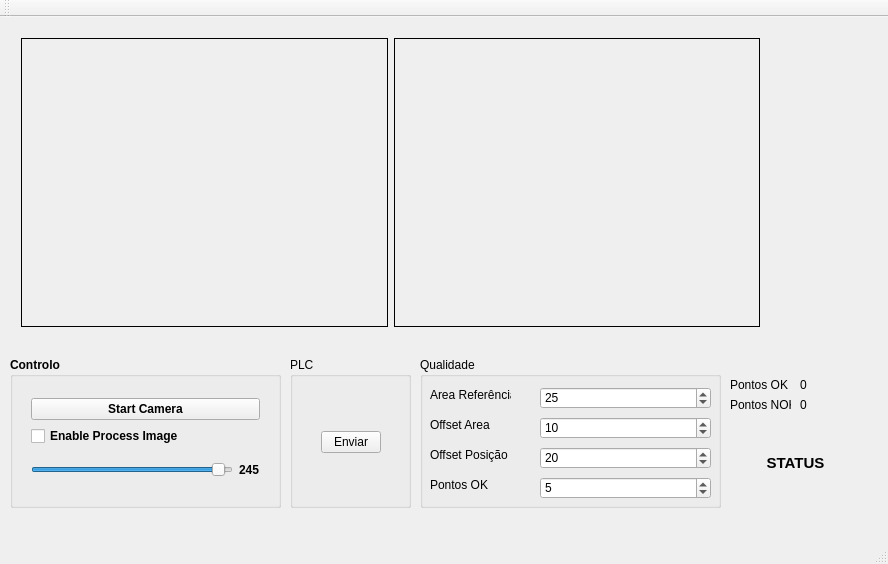
<?xml version="1.0" encoding="UTF-8"?>
<ui version="4.0">
 <class>MainWindow</class>
 <widget class="QMainWindow" name="MainWindow">
  <property name="geometry">
   <rect>
    <x>0</x>
    <y>0</y>
    <width>888</width>
    <height>564</height>
   </rect>
  </property>
  <property name="windowTitle">
   <string>Laboratórios Integrados 2</string>
  </property>
  <property name="layoutDirection">
   <enum>Qt::LeftToRight</enum>
  </property>
  <property name="autoFillBackground">
   <bool>false</bool>
  </property>
  <widget class="QWidget" name="centralWidget">
   <widget class="QWidget" name="layoutWidget">
    <property name="geometry">
     <rect>
      <x>10</x>
      <y>10</y>
      <width>761</width>
      <height>311</height>
     </rect>
    </property>
    <layout class="QHBoxLayout" name="horizontalLayout">
     <item>
      <widget class="QLabel" name="labelView_2">
       <property name="styleSheet">
        <string notr="true">border: 1px solid;</string>
       </property>
       <property name="text">
        <string/>
       </property>
       <property name="scaledContents">
        <bool>true</bool>
       </property>
      </widget>
     </item>
     <item>
      <widget class="QLabel" name="labelView">
       <property name="styleSheet">
        <string notr="true">border: 1px solid;</string>
       </property>
       <property name="text">
        <string/>
       </property>
       <property name="scaledContents">
        <bool>true</bool>
       </property>
      </widget>
     </item>
    </layout>
   </widget>
   <widget class="QGroupBox" name="groupBox_3">
    <property name="geometry">
     <rect>
      <x>10</x>
      <y>340</y>
      <width>271</width>
      <height>151</height>
     </rect>
    </property>
    <property name="font">
     <font>
      <family>Nirmala UI</family>
      <weight>75</weight>
      <bold>true</bold>
      <kerning>false</kerning>
     </font>
    </property>
    <property name="statusTip">
     <string/>
    </property>
    <property name="title">
     <string notr="true">Controlo</string>
    </property>
    <property name="flat">
     <bool>false</bool>
    </property>
    <widget class="QWidget" name="layoutWidget">
     <property name="geometry">
      <rect>
       <x>10</x>
       <y>30</y>
       <width>251</width>
       <height>111</height>
      </rect>
     </property>
     <layout class="QVBoxLayout" name="verticalLayout">
      <item>
       <layout class="QHBoxLayout" name="horizontalLayout_5">
        <property name="spacing">
         <number>5</number>
        </property>
        <item>
         <widget class="QPushButton" name="pushButtonPlay">
          <property name="text">
           <string>Start Camera</string>
          </property>
         </widget>
        </item>
       </layout>
      </item>
      <item>
       <layout class="QHBoxLayout" name="horizontalLayout_14">
        <item>
         <widget class="QCheckBox" name="cbProcessImage">
          <property name="text">
           <string>Enable Process Image</string>
          </property>
         </widget>
        </item>
       </layout>
      </item>
      <item>
       <layout class="QHBoxLayout" name="horizontalLayout_2">
        <item>
         <widget class="QSlider" name="hsldThreshold">
          <property name="maximum">
           <number>255</number>
          </property>
          <property name="value">
           <number>245</number>
          </property>
          <property name="orientation">
           <enum>Qt::Horizontal</enum>
          </property>
         </widget>
        </item>
        <item>
         <widget class="QLabel" name="lblThresholdValue">
          <property name="text">
           <string>245</string>
          </property>
         </widget>
        </item>
       </layout>
      </item>
     </layout>
    </widget>
   </widget>
   <widget class="QGroupBox" name="groupBox">
    <property name="geometry">
     <rect>
      <x>290</x>
      <y>340</y>
      <width>121</width>
      <height>151</height>
     </rect>
    </property>
    <property name="title">
     <string>PLC</string>
    </property>
    <widget class="QWidget" name="horizontalLayoutWidget">
     <property name="geometry">
      <rect>
       <x>20</x>
       <y>30</y>
       <width>82</width>
       <height>111</height>
      </rect>
     </property>
     <layout class="QHBoxLayout" name="horizontalLayout_3">
      <item>
       <widget class="QPushButton" name="btnSendUDP">
        <property name="enabled">
         <bool>true</bool>
        </property>
        <property name="text">
         <string>Enviar</string>
        </property>
       </widget>
      </item>
     </layout>
    </widget>
   </widget>
   <widget class="QGroupBox" name="Qualidade">
    <property name="geometry">
     <rect>
      <x>420</x>
      <y>340</y>
      <width>301</width>
      <height>151</height>
     </rect>
    </property>
    <property name="title">
     <string>Qualidade</string>
    </property>
    <widget class="QLabel" name="label">
     <property name="geometry">
      <rect>
       <x>10</x>
       <y>30</y>
       <width>81</width>
       <height>16</height>
      </rect>
     </property>
     <property name="text">
      <string>Area Referência</string>
     </property>
    </widget>
    <widget class="QLabel" name="label_2">
     <property name="geometry">
      <rect>
       <x>10</x>
       <y>60</y>
       <width>81</width>
       <height>16</height>
      </rect>
     </property>
     <property name="text">
      <string>Offset Area</string>
     </property>
    </widget>
    <widget class="QLabel" name="label_3">
     <property name="geometry">
      <rect>
       <x>10</x>
       <y>90</y>
       <width>81</width>
       <height>16</height>
      </rect>
     </property>
     <property name="text">
      <string>Offset Posição</string>
     </property>
    </widget>
    <widget class="QLabel" name="label_4">
     <property name="geometry">
      <rect>
       <x>10</x>
       <y>120</y>
       <width>71</width>
       <height>16</height>
      </rect>
     </property>
     <property name="text">
      <string>Pontos OK</string>
     </property>
    </widget>
    <widget class="QSpinBox" name="sboxAreaRef">
     <property name="geometry">
      <rect>
       <x>120</x>
       <y>30</y>
       <width>171</width>
       <height>22</height>
      </rect>
     </property>
     <property name="value">
      <number>25</number>
     </property>
    </widget>
    <widget class="QSpinBox" name="sboxAreaOffset">
     <property name="geometry">
      <rect>
       <x>120</x>
       <y>60</y>
       <width>171</width>
       <height>22</height>
      </rect>
     </property>
     <property name="value">
      <number>10</number>
     </property>
    </widget>
    <widget class="QSpinBox" name="sboxPosition">
     <property name="geometry">
      <rect>
       <x>120</x>
       <y>90</y>
       <width>171</width>
       <height>22</height>
      </rect>
     </property>
     <property name="value">
      <number>20</number>
     </property>
    </widget>
    <widget class="QSpinBox" name="sboxPontoOK">
     <property name="geometry">
      <rect>
       <x>120</x>
       <y>120</y>
       <width>171</width>
       <height>22</height>
      </rect>
     </property>
     <property name="value">
      <number>5</number>
     </property>
    </widget>
   </widget>
   <widget class="QLabel" name="lbl_Status">
    <property name="geometry">
     <rect>
      <x>740</x>
      <y>410</y>
      <width>111</width>
      <height>71</height>
     </rect>
    </property>
    <property name="font">
     <font>
      <pointsize>11</pointsize>
      <weight>75</weight>
      <bold>true</bold>
     </font>
    </property>
    <property name="text">
     <string>STATUS</string>
    </property>
    <property name="alignment">
     <set>Qt::AlignCenter</set>
    </property>
   </widget>
   <widget class="QLabel" name="label_5">
    <property name="geometry">
     <rect>
      <x>730</x>
      <y>360</y>
      <width>61</width>
      <height>16</height>
     </rect>
    </property>
    <property name="text">
     <string>Pontos OK</string>
    </property>
   </widget>
   <widget class="QLabel" name="label_6">
    <property name="geometry">
     <rect>
      <x>730</x>
      <y>380</y>
      <width>61</width>
      <height>16</height>
     </rect>
    </property>
    <property name="text">
     <string>Pontos NOK</string>
    </property>
   </widget>
   <widget class="QLabel" name="lblPontosOK">
    <property name="geometry">
     <rect>
      <x>800</x>
      <y>360</y>
      <width>31</width>
      <height>16</height>
     </rect>
    </property>
    <property name="text">
     <string>0</string>
    </property>
   </widget>
   <widget class="QLabel" name="lblPontosNOK">
    <property name="geometry">
     <rect>
      <x>800</x>
      <y>380</y>
      <width>41</width>
      <height>16</height>
     </rect>
    </property>
    <property name="text">
     <string>0</string>
    </property>
   </widget>
  </widget>
  <widget class="QMenuBar" name="menuBar">
   <property name="geometry">
    <rect>
     <x>0</x>
     <y>0</y>
     <width>888</width>
     <height>20</height>
    </rect>
   </property>
  </widget>
  <widget class="QToolBar" name="mainToolBar">
   <attribute name="toolBarArea">
    <enum>TopToolBarArea</enum>
   </attribute>
   <attribute name="toolBarBreak">
    <bool>false</bool>
   </attribute>
  </widget>
  <widget class="QStatusBar" name="statusBar"/>
 </widget>
 <layoutdefault spacing="6" margin="11"/>
 <resources/>
 <connections/>
</ui>
